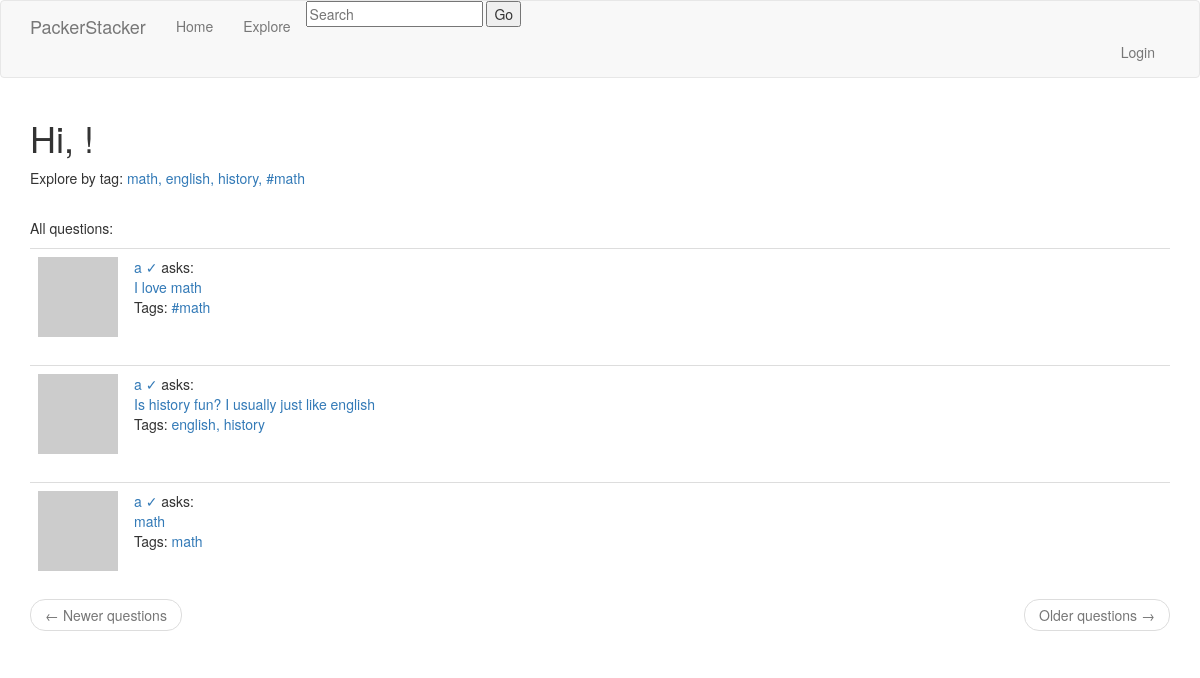
Before: /explore with the older database file.
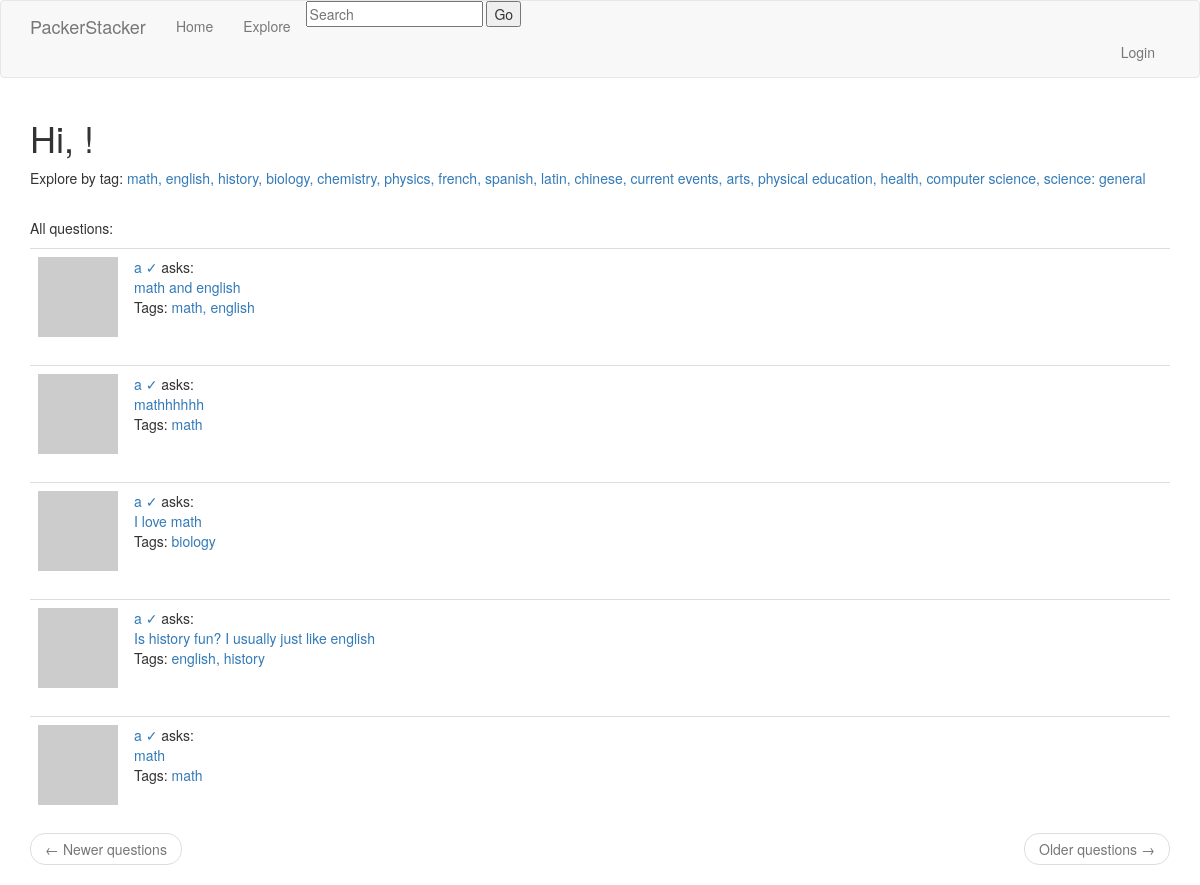
After: the same page with the newer database file.
### app/models.py (models this page shows, shortened)
class Tag(db.Model):
    id = db.Column(db.Integer, primary_key=True)
    name = db.Column(db.String(30), unique=True)
    questions = db.relationship('Question', secondary='question_tag', backref='tags')

class Question(db.Model):
    id = db.Column(db.Integer, primary_key=True)
    body = db.Column(db.String(1000))
    timestamp = db.Column(db.DateTime, index=True, default=datetime.utcnow)
    user_id = db.Column(db.Integer, db.ForeignKey('user.id'))
    replies = db.relationship('Reply', backref='op', lazy='dynamic')

class User(UserMixin, db.Model):
    id = db.Column(db.Integer, primary_key=True)
    username = db.Column(db.String(64), index=True, unique=True)
    email = db.Column(db.String(120), index=True, unique=True)
    password_hash = db.Column(db.String(128))
    questions = db.relationship('Question', backref='author', lazy='dynamic')
    replies = db.relationship('Reply', backref='author', lazy='dynamic')
    about_me = db.Column(db.String(140))
    last_seen = db.Column(db.DateTime, default=datetime.utcnow)
    type = db.Column(db.Boolean())
    def avatar(self, size):
        digest = md5(self.email.lower().encode('utf-8')).hexdigest()
        return 'https://www.gravatar.com/avatar/{}?d=identicon&s={}'.format(digest, size)
    followed = db.relationship(
        'User', secondary=followers,
        primaryjoin=(followers.c.follower_id == id),
        secondaryjoin=(followers.c.followed_id == id),
        backref=db.backref('followers', lazy='dynamic'), lazy='dynamic')

### app/routes.py (the view)
@app.route('/explore')
def explore():
    page = request.args.get('page', 1, type=int)
    tags = Tag.query.all()
    questions = Question.query.order_by(Question.timestamp.desc()).paginate(page=page, per_page=app.config['QUESTIONS_PER_PAGE'], error_out=False)
    next_url = url_for('explore', page=questions.next_num) \
        if questions.has_next else None
    prev_url = url_for('explore', page=questions.prev_num) \
        if questions.has_prev else None
    return render_template("explore.html", title='Explore', tags=tags, questions=questions.items,next_url=next_url, prev_url=prev_url)

### app/routes.py (called while the page is built)
@app.before_request
def before_request():
    if current_user.is_authenticated:
        current_user.last_seen = datetime.utcnow()
        db.session.commit()

### app/templates/explore.html
{% extends "base.html" %}
{% import 'bootstrap/wtf.html' as wtf %}
{% block app_content %}
    <h1>Hi, {{ current_user.username }}!</h1>
    <p> Explore by tag:
    {% for tag in tags %}
      <a href="{{ url_for('tag_page', id=tag.id) }}">
        {{ tag.name }}{% if not loop.last %}, {% endif %}{% endfor %} </a> </p>
    <br>
    <p> All questions: </p>
    {% for question in questions %}
        {% include '_question.html' %}
    {% endfor %}
    <nav aria-label="...">
        <ul class="pager">
            <li class="previous{% if not prev_url %} disabled{% endif %}">
                <a href="{{ prev_url or '#' }}">
                    <span aria-hidden="true">&larr;</span> Newer questions
                </a>
            </li>
            <li class="next{% if not next_url %} disabled{% endif %}">
                <a href="{{ next_url or '#' }}">
                    Older questions <span aria-hidden="true">&rarr;</span>
                </a>
            </li>
        </ul>
    </nav>
{% endblock %}

### app/templates/base.html (shortened to what this page needs)
{% extends 'bootstrap/base.html' %}
{% block navbar %}
    <nav class="navbar navbar-default">
      <div class="container">
                <div class="navbar-header">
                    <a class="navbar-brand" href="{{ url_for('index') }}">PackerStacker</a>
                </div>
                <div class="collapse navbar-collapse" id="bs-example-navbar-collapse-1">
                    <ul class="nav navbar-nav">
                        <li><a href="{{ url_for('index') }}">Home</a></li>
                        <li><a href="{{ url_for('explore') }}">Explore</a></li>
                    </ul>
                    <form action="{{ url_for('search') }}" method="POST">
			                   <input type="text" name="query" placeholder="Search">
			                    <button type="submit">Go</button>
		                </form>
                    <ul class="nav navbar-nav navbar-right">
                        {% if current_user.is_anonymous %}
                        <li><a href="{{ url_for('login') }}">Login</a></li>
                        {% else %}
                        <li><a href="{{ url_for('user', username=current_user.username) }}">Profile</a></li>
                        <li><a href="{{ url_for('logout') }}">Logout</a></li>
                        {% endif %}
                    </ul>
                </div>
            </div>
        </nav>
{% endblock %}
{% block content %}
    <div class="container">
        {% block app_content %}{% endblock %}
    </div>
{% endblock %}

### app/templates/_question.html
<table class="table table-hover">
      <tr>
          <td width="70px">
                  <img src="{{ question.author.avatar(70) }}" />
          </td>
          <td>
              <a href="{{ url_for('user', username=question.author.username) }}">
                  {{ question.author.username }} {%if question.author.type %} &#x2713 {%endif%}
              </a>
              asks:
              <br>
              <a style="text-decoration: none" href="{{ url_for('question_page', id=question.id) }}">
                {{ question.body }}
              </a>
              <br>
              <p>Tags: {% for tag in question.tags %}
                <a href="{{ url_for('tag_page', id=tag.id) }}">
                  {{ tag.name }}{% if not loop.last %}, {% endif %}{% endfor %}
                </a>
                </p>
          </td>
      </tr>
</table>

Changed rows visible on the page:
changed Tag: name "#math" → "biology"; now shows ","
added Tag: name "chemistry", shown under "Hi, !"
added Tag: name "physics", shown under "Hi, !"
added Tag: name "french", shown under "Hi, !"
added Tag: name "spanish", shown under "Hi, !"
added Tag: name "latin", shown under "Hi, !"
added Tag: name "chinese", shown under "Hi, !"
added Tag: name "current events", shown under "Hi, !"
added Tag: name "arts", shown under "Hi, !"
added Tag: name "physical education", shown under "Hi, !"
added Tag: name "health", shown under "Hi, !"
added Tag: name "computer science", shown under "Hi, !"
added Tag: name "science: general", shown under "Hi, !"
added Question: author.username "a", body "math and english", Tag (name "math"), Tag (name "english")
added Question: author.username "a", body "mathhhhhh", Tag (name "math")
